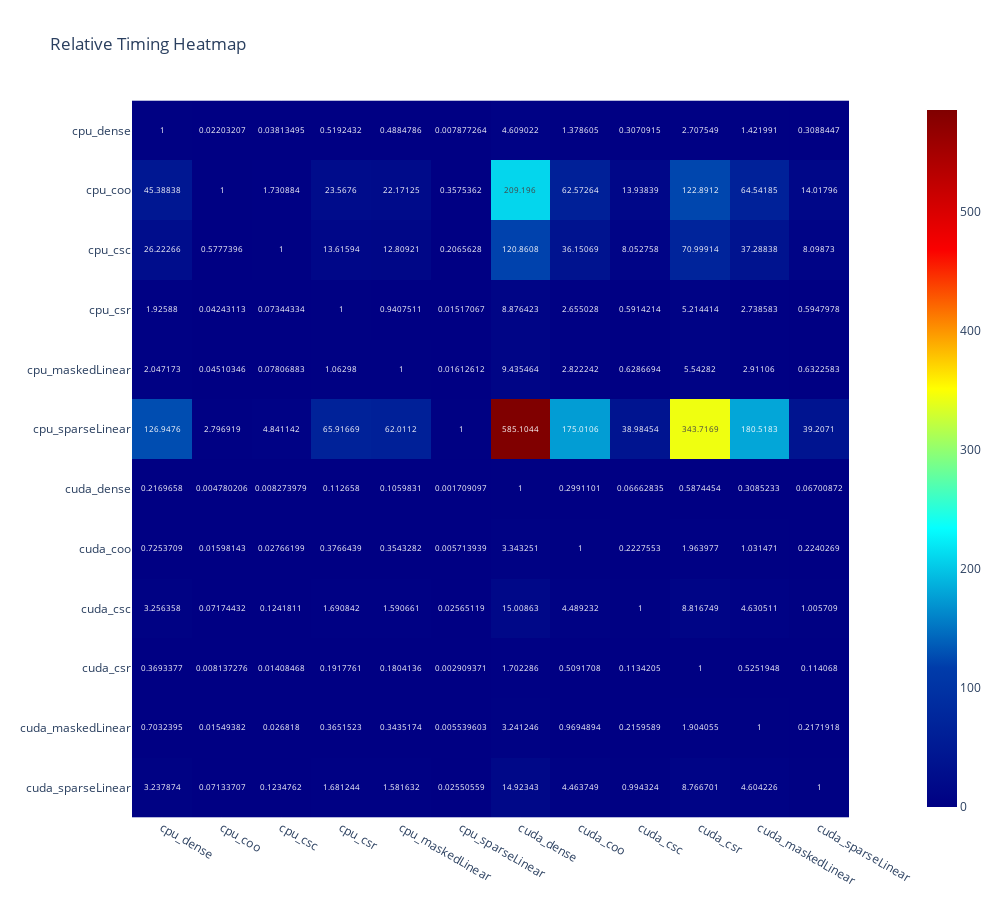
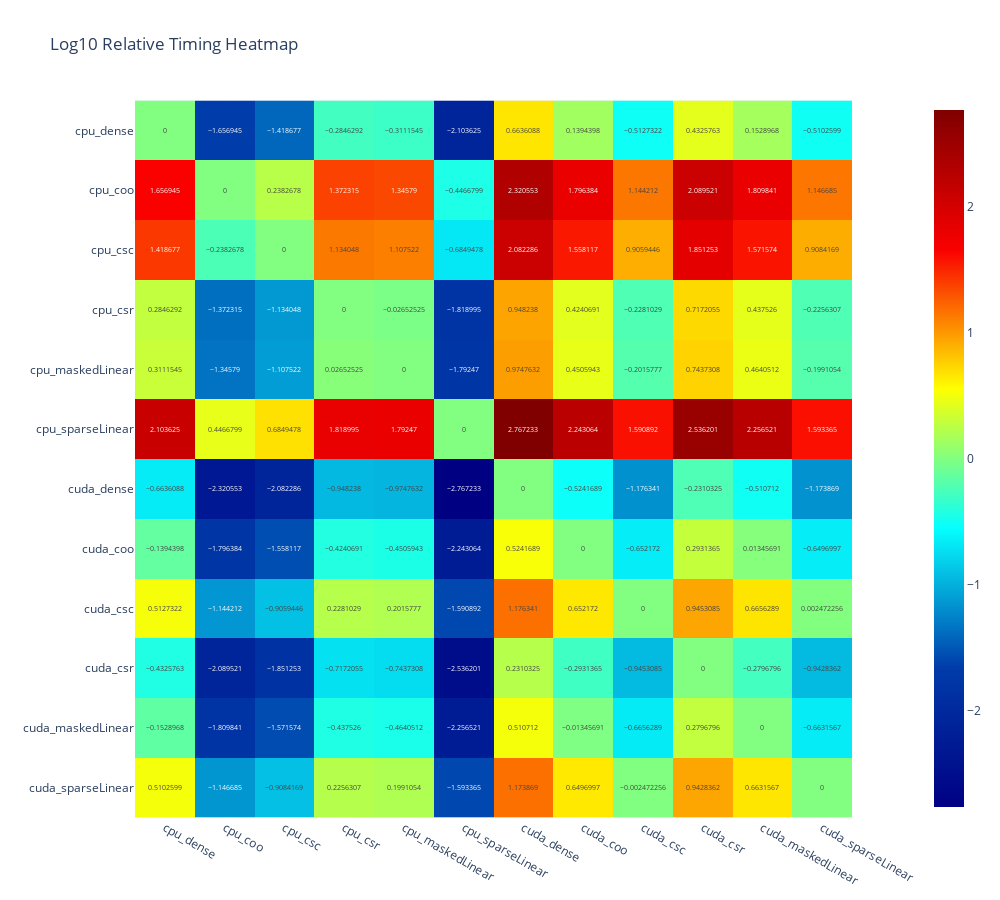

Notebook code cell kept with these figures, in order:
### Code cell
# Create a dataframe with row and column names for the heatmap
df = pd.DataFrame(columns=results.keys(), index=results.keys())

# Fill in df with the values we want to display
for name1, time1 in results.items():
    for name2, time2 in results.items():
        df.loc[name1, name2] = time1/time2
# Create the heatmap and make it large
# Plot the original heatmap
fig = px.imshow(df, text_auto=True, color_continuous_scale='Jet', width=1000, height=900, title="Relative Timing Heatmap")
fig.show()

# Plot the log10 heatmap
df_log = np.log10(df.astype(float))
fig_log = px.imshow(df_log, text_auto=True, color_continuous_scale='Jet', width=1000, height=900, title="Log10 Relative Timing Heatmap")
fig_log.show()

### Figure 1 — Plotly figure (JSON) as saved in the notebook; plotly's stock layout.template omitted (floating-point values rounded to 4 significant figures; data arrays with more than 128 entries replaced by an {"elided": "..."} marker saying what was removed)
{"data": [{"coloraxis": "coloraxis", "hovertemplate": "x: %{x}<br>y: %{y}<br>color: %{z}<extra></extra>", "name": "0", "texttemplate": "%{z}", "type": "heatmap", "x": ["cpu_dense", "cpu_coo", "cpu_csc", "cpu_csr", "cpu_maskedLinear", "cpu_sparseLinear", "cuda_dense", "cuda_coo", "cuda_csc", "cuda_csr", "cuda_maskedLinear", "cuda_sparseLinear"], "xaxis": "x", "y": ["cpu_dense", "cpu_coo", "cpu_csc", "cpu_csr", "cpu_maskedLinear", "cpu_sparseLinear", "cuda_dense", "cuda_coo", "cuda_csc", "cuda_csr", "cuda_maskedLinear", "cuda_sparseLinear"], "yaxis": "y", "z": {"elided": "12x12 float values"}}], "layout": {"coloraxis": {"colorscale": [[0, "rgb(0,0,131)"], [0.2, "rgb(0,60,170)"], [0.4, "rgb(5,255,255)"], [0.6, "rgb(255,255,0)"], [0.8, "rgb(250,0,0)"], [1, "rgb(128,0,0)"]]}, "height": 900, "title": {"text": "Relative Timing Heatmap"}, "width": 1000, "xaxis": {"anchor": "y", "constrain": "domain", "domain": [0, 1], "scaleanchor": "y"}, "yaxis": {"anchor": "x", "autorange": "reversed", "constrain": "domain", "domain": [0, 1]}}}

### Figure 2 — Plotly figure (JSON) as saved in the notebook; plotly's stock layout.template omitted (floating-point values rounded to 4 significant figures; data arrays with more than 128 entries replaced by an {"elided": "..."} marker saying what was removed)
{"data": [{"coloraxis": "coloraxis", "hovertemplate": "x: %{x}<br>y: %{y}<br>color: %{z}<extra></extra>", "name": "0", "texttemplate": "%{z}", "type": "heatmap", "x": ["cpu_dense", "cpu_coo", "cpu_csc", "cpu_csr", "cpu_maskedLinear", "cpu_sparseLinear", "cuda_dense", "cuda_coo", "cuda_csc", "cuda_csr", "cuda_maskedLinear", "cuda_sparseLinear"], "xaxis": "x", "y": ["cpu_dense", "cpu_coo", "cpu_csc", "cpu_csr", "cpu_maskedLinear", "cpu_sparseLinear", "cuda_dense", "cuda_coo", "cuda_csc", "cuda_csr", "cuda_maskedLinear", "cuda_sparseLinear"], "yaxis": "y", "z": {"elided": "12x12 float values"}}], "layout": {"coloraxis": {"colorscale": [[0, "rgb(0,0,131)"], [0.2, "rgb(0,60,170)"], [0.4, "rgb(5,255,255)"], [0.6, "rgb(255,255,0)"], [0.8, "rgb(250,0,0)"], [1, "rgb(128,0,0)"]]}, "height": 900, "title": {"text": "Log10 Relative Timing Heatmap"}, "width": 1000, "xaxis": {"anchor": "y", "constrain": "domain", "domain": [0, 1], "scaleanchor": "y"}, "yaxis": {"anchor": "x", "autorange": "reversed", "constrain": "domain", "domain": [0, 1]}}}
